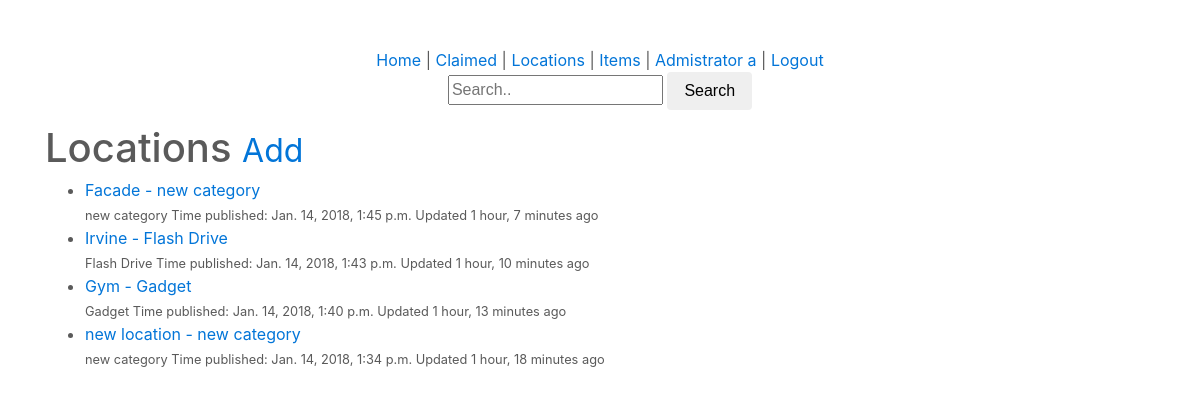
Screenshot of /locations/l/ (signed in) with the database file from the repository.
### locations/models.py (models this page shows, shortened)
class Location(models.Model):
	user 				= models.ForeignKey(User)
	location 			= models.CharField(max_length=120)
	category 			= models.CharField(max_length=120)
	timestamp			= models.DateTimeField(auto_now_add=True)
	updated				= models.DateTimeField(auto_now=True)
	slug				= models.SlugField(null=True, blank=True)
	objects 			= LocationManager()
	def __str__(self):
		return '%s - %s' % (self.location, self.category)
	class Meta:
		ordering = ['-updated', '-timestamp']
	def get_absolute_url(self):
		return reverse('locations:edit', kwargs={'slug': self.slug})

### locations/views.py (the view)
class LocationListAdminView(PermissionRequiredMixin, LoginRequiredMixin, ListView):
	permission_required = 'locations'
	def get_queryset(self):
		return Location.objects.all()
	def get_context_data(self, *args, **kwargs):
		context =super(LocationListAdminView, self).get_context_data(*args, **kwargs)
		query = self.request.GET.get('q')
		qs = Location.objects.all().search(query)
		if qs.exists():
			context['object_list'] = qs
		return context

### locations/models.py (called while the page is built, shortened)
	def search(self, query):
		return self

	def get_queryset(self):
		return LocationQuerySet(self.model, using=self._db)

### locations/templates/locations/location_list.html (shortened to what this page needs)
{% extends "base.html" %}
{% block content %}
<h1>Locations <small><a href='{% url "locations:create"%}'>Add</a></small></h1>
<ul>
	{% for obj in object_list %}
		<li><a href='{{ obj.get_absolute_url }}'>{{ obj }}</a><br/><small>{{ obj.category }} Time published: {{ obj.timestamp }} Updated {{ obj.updated|timesince }} ago</small></li>
		{% empty %}
			<li><a href='{% url "locations:create"%}'>Add One</a></li>
	{% endfor %}
</ul>
{% endblock %}

### templates/snippets/nav.html (shortened to what this page needs)
<div class='container col-sm-12 text-center col-sm-offset-3'>
	{% if request.user.is_authenticated %}
		{% if request.user.is_superuser %}
			<a href='{% url "home" %}'>Home</a> |
			<a href='{% url "claimed" %}'>Claimed</a> |
			<a href='{% url "locations:location" %}'>Locations</a> |
			<a href='{% url "items:item" %}'>Items</a> |
			<a href='{% url "profile:details" username=user.username %}'>{{ user.first_name }} {{ user.last_name }}</a> |
			<a href='{% url "logout" %}'>Logout</a>
			{% include 'snippets/search-snippet.html'%}
		{% endif %}
	{% else %}
	<a href='{% url "login" %}'>Login</a> |
	<a href='{% url "register" %}'>Register</a>
	{% endif %}
</div>

### templates/static/css/carousel.css (style rules this page uses)
body { padding-top: 3rem; padding-bottom: 3rem; color: #5a5a5a; }

### rows the page displays
Location: location+category "Facade - new category", category "new category", timestamp "Jan. 14, 2018, 1:45 p.m.", updated "1 hour, 7 minutes"
Location: location+category "Irvine - Flash Drive", category "Flash Drive", timestamp "Jan. 14, 2018, 1:43 p.m.", updated "1 hour, 10 minutes"
Location: location+category "Gym - Gadget", category "Gadget", timestamp "Jan. 14, 2018, 1:40 p.m.", updated "1 hour, 13 minutes"
Location: location+category "new location - new category", category "new category", timestamp "Jan. 14, 2018, 1:34 p.m.", updated "1 hour, 18 minutes"

### other values shown
{{ user.first_name }} "Admistrator"
{{ user.last_name }} "a"
